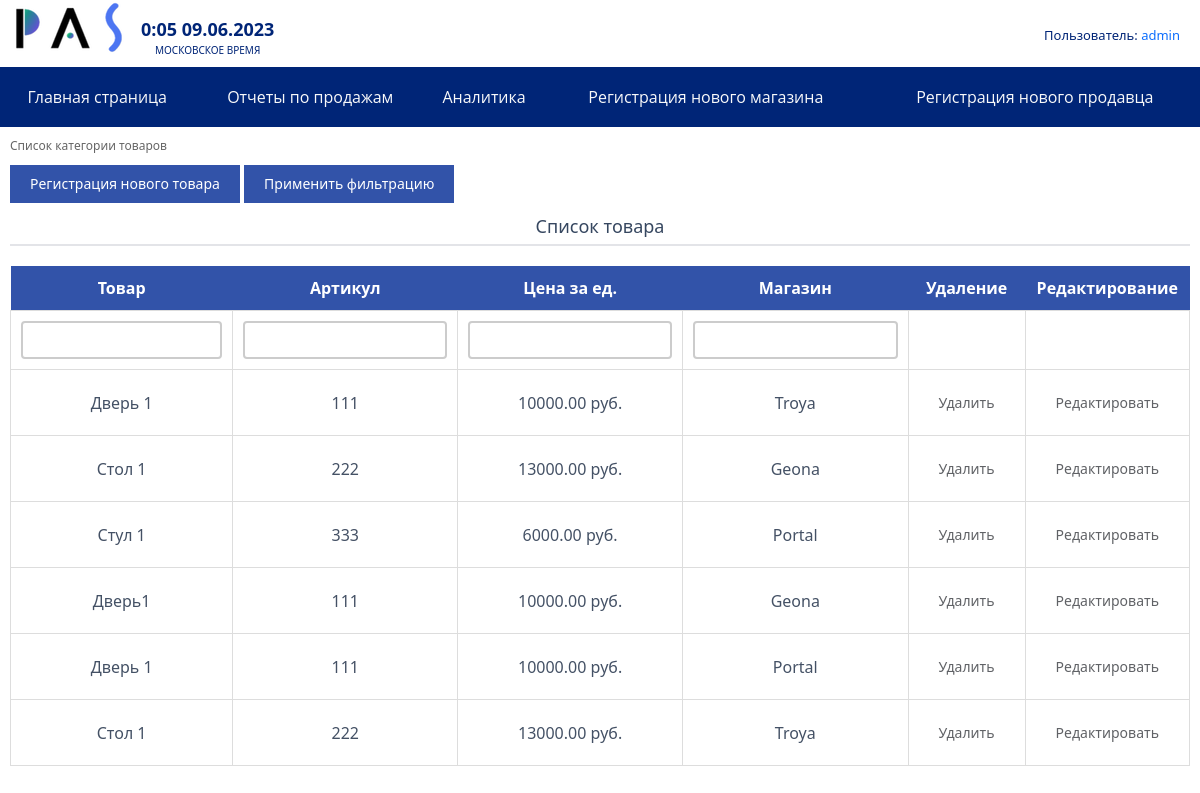
Page /atc/resources/template/regobjects/regnewproduct.php (signed in) on the committed database.
### tables this page shows
CREATE TABLE `products` (
  `productid` int(11) NOT NULL,
  `sku` text NOT NULL,
  `productname` text NOT NULL,
  `price` double(10,2) NOT NULL,
  `storeid` int(11) NOT NULL
);

CREATE TABLE `stores` (
  `storeid` int(11) NOT NULL,
  `storename` text NOT NULL,
  `adress` text NOT NULL
);

### atc/resources/template/regobjects/regnewproduct.php (the view, shortened to what this page needs)
<!DOCTYPE html>
<html lang="ru">
<head>
    <link href="https://cdn.jsdelivr.net/npm/bootstrap@5.3.0-alpha1/dist/css/bootstrap.min.css" rel="stylesheet"
>
</head>
<body class>
<div id="app">
    <section class="el-container is-vertical" id="mainContainer">
        <header class="el-header" id="header" style="height: auto;">
            <div class="el-row" id="top">
                <div class="row" id="logo" style="min-width: 1vh">
                    <a href="../index.php" class="router-link-active" id="homeLink">
                        <img id="logoImg" src="/atc/resources/template/img/logotip.png" alt="PAS" width="128px" height="56px">
                    </a>
                </div>
                <div id="userInfo">
                    <ul class="user-info">
                        <li class="list-style-type-none text-decoration-none text-blue label first">
                            Пользователь:&nbsp;
                        </li>
                        <li class="value">
                            <a href = "\atc\resources\template\authentication\exit.php" class="user-info-value text-decoration-none"><?echo $_COOKIE["user"];?></a>
                        </li>
                    </ul>
                </div>
                <div id="timeContainer">
                    <div class="time">
                        <div class="time-value">hh:mm dd.mm.yyyy</div>
                        <span>МОСКОВСКОЕ ВРЕМЯ</span>
                    </div>
                </div>
                <div>
                    <div data-v-60c9bf92 class="nav">
                        <div data-v-60c9bf92 class="nav-item first">
                            <a href="../index.php" class="text-center text-decoration-none text-light">Главная страница</a>
                        </div>
                        <div data-v-60c9bf92 class="nav-item first">
                            <a href="../report.php" class="text-center text-decoration-none text-light">Отчеты по продажам</a>
                        </div>
                        <?php if ($_COOKIE['user2']=='1'): ?>
                        <div data-v-60c9bf92 class="nav-item notfirst">
                            <a href="../analytics.php" class="text-center text-decoration-none text-light">Аналитика</a>
                        </div>
                        <?php endif?>
                        <?php if ($_COOKIE['user2']=='1'): ?>
                            <div data-v-60c9bf92 class="nav-item notfirst">
                                <a href="/atc/resources/template/regobjects/registration.php" class="text-center text-decoration-none text-light">Регистрация нового магазина</a>
                            </div>
                        <?php endif?>
                        <?php if ($_COOKIE['user2']=='1'): ?>
                            <div data-v-60c9bf92 class="nav-item notfirst">
                                <a href="/atc/resources/template/regobjects/regmember.php" class="text-center text-decoration-none text-light">Регистрация нового продавца</a>
                            </div>
                        <?php endif?>
                    </div>
                </div>
            </div>
        </header>
        <main class="el-main" id="view">
            <div data-v-44f6aa19>
                <div data-v-1ed7fb43 data-v-44f6aa19 class="breadcrumbs">
                    <span data-v-1ed7fb43>Список категории товаров</span>
                </div>
                <div data-v-44f6aa19>
                    <button data-v-44f6aa19 type="button" class="el-button lc el-button--default" onclick="window.location.href='regsetproduct.php'">
                        <span>Регистрация нового товара</span>
                    </button>
                    <button data-v-44f6aa19 type="button" class="el-button lc el-button--default" onclick="filter_product()">
                        <span>Применить фильтрацию</span>
                    </button>
                    <div data-v-44f6aa19 class="lc-table-label">Список товара</div>
                    <div data-v-44f6aa19 class="el-table lc-table el-table--fit el-table--striped el-table--border el-table--group el-table--fluid-height el-table--scrollable-x el-table--enable-row-hover el-table--enable-row-transition"
                         style="max-height: 500px">
                        <div class="el-table__header-wrapper">
                            <?php
                            $mysql = new mysqli('localhost','root','root','test_pgtomy');
                            $sql = "SELECT p.productid, p.sku, p.productname, p.price,p.storeid,s.storename FROM products p
        INNER JOIN stores s ON p.storeid = s.storeid
        ";
                            $result = mysqli_query($mysql, $sql);
                            ?>
                            <table class="filter-table">
                                <tr>
                                    <th>Товар</th>
                                    <th>Артикул</th>
                                    <th>Цена за ед.</th>
                                    <th>Магазин</th>
                                    <th>Удаление</th>
                                    <th>Редактирование</th>
                                </tr>
                                <tr>
                                    <td><input type="text" name="productname"></td>
                                    <td><input type="text" name="sku" onkeypress="return isNumber(event)"></td>
                                    <td><input type="text" name="price" onkeypress="return isNumber(event)"></td>
                                    <td><input type="text" name="storename"></td>
                                    <td><input type="hidden" value="Удалить"></td>
                                    <td><input type="hidden" value="Редактировать"></td>
                                </tr>
                                <?php while($row = mysqli_fetch_assoc($result)) {?>
                                    <?php if($row['storename'] == $_COOKIE['store2'] OR $_COOKIE['store2']==''):?>
                                    <tr class="component__table">
                                        <td><?php echo $row['productname']; ?></td>
                                        <td><?php echo $row['sku']; ?></td>
                                        <td><?php echo $row['price']; ?> руб.</td>
                                        <td><?php echo $row['storename']; ?></td>
                                        <td>
                                            <form method="post" action="regprocess/productdel.php">
                                                <input type="submit" value="Удалить" class="function_button el-function_button">
                                            </form>
                                        </td>
                                        <td>
                                            <form method="post" action="editproduct.php">
                                                <input type="submit" value="Редактировать" class="function_button el-function_button">
                                            </form>
                                        </td>
                                    </tr>
                                <?php endif?>
                                <?php } ?>
                            </table>
                        </div>
                    </div>
                </div>
            </div>
        </main>
    </section>
</div>
</body>
</html>

### atc/resources/template/regobjects/regnewproduct.php (style rules this page uses)
html { overflow-x: hidden; }
#app, body { font family: Open Sans, sans, serif; font size: 14px; color: #445165; box-sizing: border-box; webkit box sizingL border box; height: 100%; min-width: 900px; }
div { display: block; }
#homeLink { height: 100%; display: block; }
a { color: #3253a9 }
#logo { float: left; height: 58px; width: 145px; text-align: left; padding-left: 10px; }
.el-container.is-vertical { -webkit-box-orient: vertical; -webkit-box-direction: normal; flex-direction: column; }
.el-container { display: flex; -webkit-box-orient: vertical; -webkit-box-direction: normal; flex-direction: row; -web-kit-box-flex: 1; flex: 1; flex-basis: auto; box-sizing: border-box; min-width: 0; }
.user-info li { float: left; padding-top: 5px; padding-bottom: 5px }
* { box-sizing: border-box; }
.user-info { line-height: 53px; float: right; padding-right: 20px; list-style: none; margin-top: 4px; margin-bottom: 0; color: #002577; font-size: 13px; }
ul { display: list-item; text-align: -webkit-match-parent; }
.nav[data-v-60c9bf92] { width: 100%; display: table; background-color: #002577; font-family: Open Sans, sans-serif; font-size: 16px; color: #fff; line-height: 60px; }
.nav-item[data-v-60c9bf92] { display: table-cell; position: relative; cursor: default; z-index: 2002; text-align: center; }
#timeContainer { display: inline-block; height: 58px; text-align: center; position: relative; padding-left: 20px; white-space: nowrap; }
.time { font-size: 10px; color: #002577; position: absolute; bottom: 0; }
.time-value { font-size: 18px; font-weight: 700; }
.breadcrumbs, .breadcrumbs span { color: #666; font-size: 12px; }
#view { margin-top: 10px; padding: 0 10px; }
main { display: block; }
.el-main { display: block; -webkit-box-flex: 1; ms-flex: 1; flex: 1; ms-flex-preferred-size: auto; flex-basis: auto; overflow: auto; padding: 20px; }
button { -webkit-writing-mode: horizontal-td !important; text-rendering: auto; color: internal-light-dark(black, white); letter-spacing: normal; word-spacing: normal; text-transform: none; text-indent: 0px; text-shadow: none; text-align: center; cursor: center; font: 400 13.3333px Arial; }
.el-button { display: inline-block; line-height: 1; white-space: nowrap; cursor: pointer; background: #fff; border: 1px solid #dcdfe6; color: #606266; -webkit-appearance: none; text-align: center; -webkit-box-sizing: border-box; box-sizing: border-box; outline: 0; margin: 0; -webkit-transition: .1s; transition: .1s; font-weight: 500; padding: 12px 20px; font-size: 14px; border-radius: 4px; }
.lc.el-button { border: 0; border-radius: 0; margin-top: 10px; background-color: #3253a9; color: #fff; }
.lc-table-label { color: #364760; font-size: 18px; text-align: center; padding: 10px 4px 4px 4px; border-bottom: 2px solid #e3e4e8; }
.filter-table { width: 100%; border-collapse: collapse; margin-top: 20px; }
.filter-table th { background-color: #3253A9; color: white; font-weight: bold; text-align: center; padding: 10px; }
.filter-table td { border: 1px solid #ddd; padding: 10px; text-align: center; }
.filter-table input[type=text] { width: 100%; padding: 5px; box-sizing: border-box; border: 2px solid #ccc; border-radius: 4px; }
.function_button { padding: 11px 17px; background-color: #fff; }
.el-function_button { display: inline-block; white-space: nowrap; cursor: pointer; background: #fff; color: #606266; -webkit-appearance: none; text-align: center; outline: 0; margin: 0; -webkit-transition: .1s; transition: .1s; font-weight: 500; padding: 12px 20px; font-size: 14px; border: none; }

### rows in the picture
products: productname "Дверь 1", sku "111", price "10000.00", storeid.storename "Troya"
products: productname "Стол 1", sku "222", price "13000.00", storeid.storename "Geona"
products: productname "Стул 1", sku "333", price "6000.00", storeid.storename "Portal"
products: productname "Дверь1", sku "111", price "10000.00", storeid.storename "Geona"
products: productname "Дверь 1", sku "111", price "10000.00", storeid.storename "Portal"
products: productname "Стол 1", sku "222", price "13000.00", storeid.storename "Troya"

### other values in the picture
$_COOKIE["user"] "admin"
